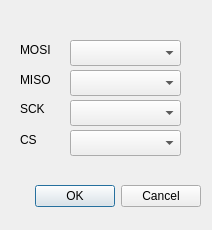
<?xml version="1.0" encoding="UTF-8"?>
<ui version="4.0">
 <class>Dialog_config_spi</class>
 <widget class="QDialog" name="Dialog_config_spi">
  <property name="geometry">
   <rect>
    <x>0</x>
    <y>0</y>
    <width>212</width>
    <height>230</height>
   </rect>
  </property>
  <property name="windowTitle">
   <string>Dialog</string>
  </property>
  <widget class="QDialogButtonBox" name="buttonBox_config_spi">
   <property name="geometry">
    <rect>
     <x>10</x>
     <y>180</y>
     <width>191</width>
     <height>32</height>
    </rect>
   </property>
   <property name="orientation">
    <enum>Qt::Horizontal</enum>
   </property>
   <property name="standardButtons">
    <set>QDialogButtonBox::Cancel|QDialogButtonBox::Ok</set>
   </property>
  </widget>
  <widget class="QLabel" name="label_mosi">
   <property name="geometry">
    <rect>
     <x>20</x>
     <y>40</y>
     <width>41</width>
     <height>20</height>
    </rect>
   </property>
   <property name="text">
    <string>MOSI</string>
   </property>
  </widget>
  <widget class="QLabel" name="label_miso">
   <property name="geometry">
    <rect>
     <x>20</x>
     <y>70</y>
     <width>41</width>
     <height>20</height>
    </rect>
   </property>
   <property name="text">
    <string>MISO</string>
   </property>
  </widget>
  <widget class="QLabel" name="label_sck">
   <property name="geometry">
    <rect>
     <x>20</x>
     <y>99</y>
     <width>41</width>
     <height>20</height>
    </rect>
   </property>
   <property name="text">
    <string>SCK</string>
   </property>
  </widget>
  <widget class="QLabel" name="label_cs">
   <property name="geometry">
    <rect>
     <x>20</x>
     <y>130</y>
     <width>41</width>
     <height>20</height>
    </rect>
   </property>
   <property name="text">
    <string>CS</string>
   </property>
  </widget>
  <widget class="QComboBox" name="comboBox_mosi">
   <property name="geometry">
    <rect>
     <x>70</x>
     <y>40</y>
     <width>111</width>
     <height>26</height>
    </rect>
   </property>
  </widget>
  <widget class="QComboBox" name="comboBox_miso">
   <property name="geometry">
    <rect>
     <x>70</x>
     <y>70</y>
     <width>111</width>
     <height>26</height>
    </rect>
   </property>
  </widget>
  <widget class="QComboBox" name="comboBox_sck">
   <property name="geometry">
    <rect>
     <x>70</x>
     <y>100</y>
     <width>111</width>
     <height>26</height>
    </rect>
   </property>
  </widget>
  <widget class="QComboBox" name="comboBox_cs">
   <property name="geometry">
    <rect>
     <x>70</x>
     <y>130</y>
     <width>111</width>
     <height>26</height>
    </rect>
   </property>
  </widget>
 </widget>
 <resources/>
 <connections>
  <connection>
   <sender>buttonBox_config_spi</sender>
   <signal>accepted()</signal>
   <receiver>Dialog_config_spi</receiver>
   <slot>accept()</slot>
   <hints>
    <hint type="sourcelabel">
     <x>248</x>
     <y>254</y>
    </hint>
    <hint type="destinationlabel">
     <x>157</x>
     <y>274</y>
    </hint>
   </hints>
  </connection>
  <connection>
   <sender>buttonBox_config_spi</sender>
   <signal>rejected()</signal>
   <receiver>Dialog_config_spi</receiver>
   <slot>reject()</slot>
   <hints>
    <hint type="sourcelabel">
     <x>316</x>
     <y>260</y>
    </hint>
    <hint type="destinationlabel">
     <x>286</x>
     <y>274</y>
    </hint>
   </hints>
  </connection>
 </connections>
</ui>
